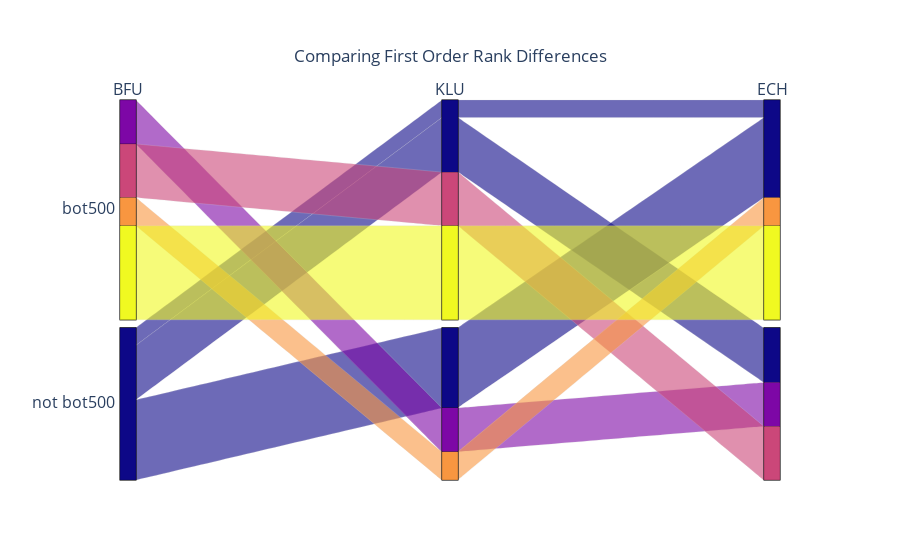

Notebook cell for this chart:
### Code cell
firstorder_rank_diff_comparison_bot200 = gen_parcats(firstorder, top_or_bot='bot', k=500, highlight_switches=[
        [1, 0, 0],
        [1, 1, 0],
        [1, 0, 1],
        [1, 1, 1],
    ])
firstorder_rank_diff_comparison_bot200.update_layout(
    title=dict(text='Comparing First Order Rank Differences', 
               x=0.5, xanchor='center', yanchor='top'))
firstorder_rank_diff_comparison_bot200

### Figure 1 — Plotly figure (JSON) as saved in the notebook; plotly's stock layout.template omitted (floating-point values rounded to 4 significant figures; data arrays with more than 128 entries replaced by an {"elided": "..."} marker saying what was removed)
{"data": [{"arrangement": "freeform", "dimensions": [{"categoryarray": [true, false], "categoryorder": "array", "label": "BFU", "ticktext": ["bot500", "not bot500"], "values": {"elided": "846 bool values"}}, {"categoryarray": [true, false], "categoryorder": "array", "label": "KLU", "ticktext": ["", ""], "values": {"elided": "846 bool values"}}, {"categoryarray": [true, false], "categoryorder": "array", "label": "ECH", "ticktext": ["", ""], "values": {"elided": "846 bool values"}}], "labelfont": {"size": 16}, "line": {"color": {"elided": "846 int values"}}, "tickfont": {"size": 16}, "type": "parcats"}], "layout": {"title": {"text": "Comparing First Order Rank Differences", "x": 0.5, "xanchor": "center", "yanchor": "top"}}}
